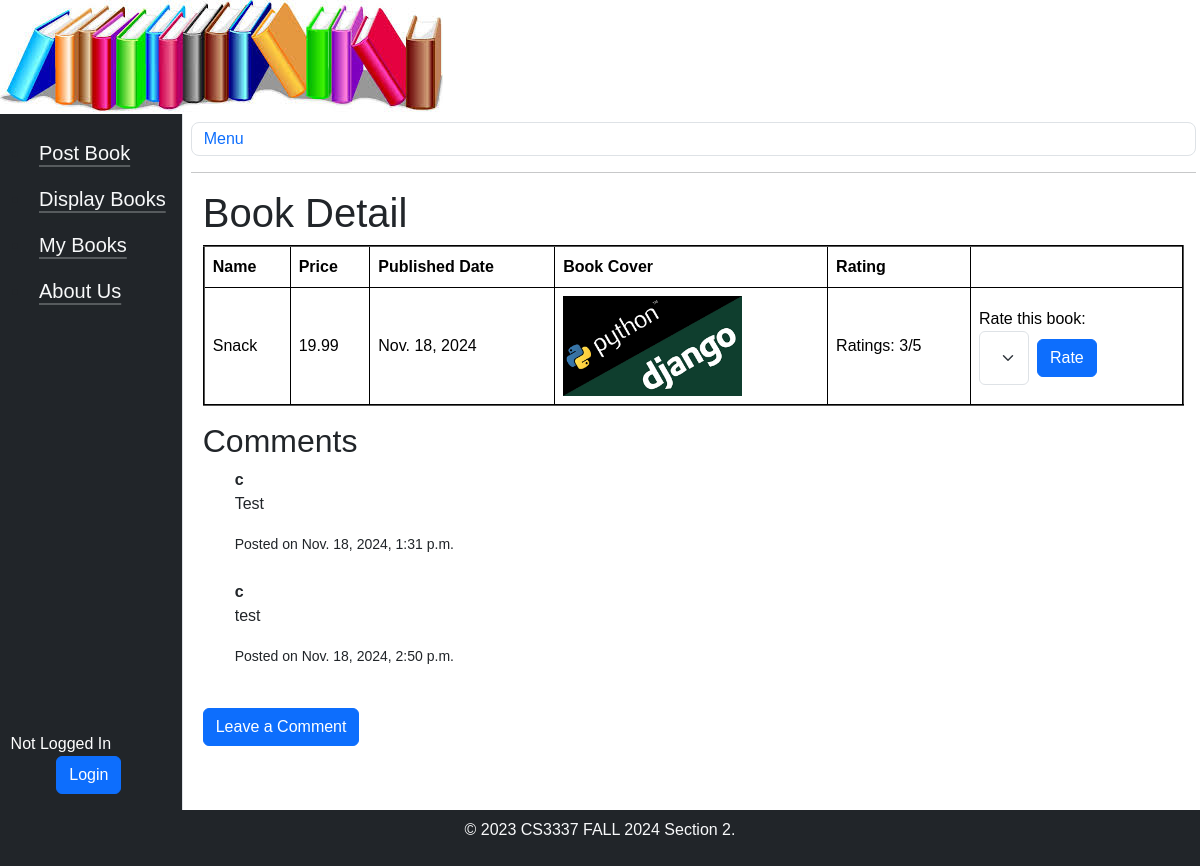
Page /book_detail/1 on the committed database.
### bookMng/models.py (models this page shows, shortened)
class MainMenu(models.Model):
    item = models.CharField(max_length=200,unique=True)
    link = models.CharField(max_length=200,unique=True)

class Book(models.Model):
    name = models.CharField(max_length=200)
    web = models.URLField(max_length=200)
    price = models.DecimalField(decimal_places=2, max_digits=8)
    publishdate = models.DateField(auto_now=True)
    picture = models.FileField(upload_to='bookEx/static/uploads')
    pic_path = models.CharField(max_length=300, editable=False, blank=True)
    username = models.ForeignKey(User, blank=True, null=True, on_delete=models.CASCADE)
    ratings = models.IntegerField(default=0)
    ratingscount = models.IntegerField(default=0)
    overallrating = models.IntegerField(default=0)

class Comment(models.Model):
    book = models.ForeignKey(Book, related_name='comments', on_delete=models.CASCADE)
    user = models.ForeignKey(User, on_delete=models.CASCADE)
    content = models.TextField()
    created_at = models.DateTimeField(auto_now=True)

### bookMng/views.py (the view)
# urls.py: path('book_detail/<int:book_id>', views.book_detail, name='book_detail'),
def book_detail(request, book_id):
    book = Book.objects.get(id=book_id)
    comments = book.comments.all()#this helps get all comments relate to book
    book.pic_path = book.picture.url[14:]
    return render(request,
                  'bookMng/book_detail.html',
                  {
                      'item_list': MainMenu.objects.all(),
                      'book': book,
                      'comments': comments,
                      'comment_form': comment_form,
                  })

### bookEx/templates/bookMng/book_detail.html (shortened to what this page needs)
{% extends "base.html" %}
{% load static %}
{% block sidenav %}
    {% for item in item_list %}
        <li class="nav-item py-2 ps-2 fs-5"><a class="link-light link-offset-2 link-underline-opacity-25 link-underline-opacity-100-hover" href="{{ item.link }}">{{ item.item }}</a></li>
    {% endfor %}
{% endblock sidenav %}
{% block content %}
    <H1>Book Detail</H1>
<table class="table table-hover table-bordered border-black" border="2">
    <thead>
        <tr>
            <th scope="col">Name</th>
            <th scope="col">Price</th>
            <th scope="col">Published Date</th>
            <th scope="col">Book Cover</th>
            <th scope="col">Rating</th>
        </tr>
    </thead>
    <tbody>
        <tr class="align-middle">
            <td>{{ book.name }}</td>
            <td>{{ book.price }}</td>
            <td>{{ book.publishdate }}</td>
            <td>
                <img src="{% static book.pic_path %}" height="100">
            </td>
            <td>Ratings: {{ book.overallrating }}/5</td>
            <td>Rate this book:
                <form action="ratebook/{{ book.id }}" method="post">
                    <div class="container w-50 p-0 m-0">
                    <select class="form-select " name="rate">
                        <option value="1">1</option>
                    </select>
                        <button class="btn btn-primary m-2" type="submit">Rate</button>
                    </div>
                </form>
            </td>
        </tr>
    </tbody>
</table>
    <h2>Comments</h2>
    <ul>
        {% for comment in comments %}
            <li style="list-style-type: none; padding: 0;">
                <strong>{{ comment.user.username }}</strong>
                {{ comment.content|linebreaks }}
                <small>Posted on {{ comment.created_at }}</small>
            </li><br>
        {% empty %}
            <p>This comment section is empty. Why not be the first to comment!</p>
        {% endfor %}
    </ul>
    <a class="btn btn-primary" href="{% url 'comment_form' book.id %}">Leave a Comment</a>
{% endblock content %}

### bookEx/templates/base.html (shortened to what this page needs)
{% load static %}
<!DOCTYPE html>
<html lang="en">
<head>
    <link href="https://cdn.jsdelivr.net/npm/bootstrap@5.3.3/dist/css/bootstrap.min.css" rel="stylesheet">
    <link rel="stylesheet" href="{% static 'main.css' %}">
</head>
<body class="d-flex flex-column" style="min-height: 100vh; margin: 0;">
    <div class="banner">
        <img src="{% static 'banner.jpeg' %}" alt="Banner Image" class="img-fluid" style="max-width: 100%; height: auto;">
    </div>
    <div class="container-fluid flex-grow-1 d-flex flex-column p-0">
        <div class="row flex-grow-1 d-flex overflow-hidden flex-nowrap">
            <div class="col-auto px-0">
                <div id="sidebar-1" class="collapse collapse-horizontal show border-end">
                    <div id="sidebar-nav"
                     class="list-group border-0 rounded-0 text-sm-start bg-dark d-flex flex-column p-3"
                     style="flex-grow: 1; height: 87vh; overflow-x: hidden;">
                    {% block sidenav %}{% endblock sidenav %}
                    <div class="mt-auto d-flex flex-column align-items-center justify-content-center">
                        {% if user.is_authenticated %}
                            <span class="text-white">{{ user.username }}</span>
                            <form action="{% url 'logout' %}?next=/" method="post">
                                {% csrf_token %}
                                <button type="submit" class="btn btn-danger">Logout</button>
                            </form>
                        {% else %}
                            <span class="text-white me-5">Not Logged In</span>
                            <form action="{% url 'login' %}?next=/" method="post">
                                <button type="submit" class="btn btn-primary ms-2">Login</button>
                            </form>
                        {% endif %}
                    </div>
                </div>
                </div>
            </div>
            <main class="col ps-md-2 pt-2 px-3 d-flex flex-column" style="flex-grow: 1; overflow-y: auto;">
                <a href="#" data-bs-target="#sidebar-1" data-bs-toggle="collapse" class="border rounded-3 p-1 text-decoration-none ">
                    <i class="bi bi-list py-2 p-1"></i> Menu
                </a>
                <hr>
                <div class="row">
                    <div class="main-content col-12 px-4">
                        {% block content %}{% endblock content %}
                    </div>
                </div>
            </main>
        </div>
    </div>
    <div class="footer mt-auto py-2 text-center bg-dark text-light">
        <p>&copy; 2023 CS3337 FALL 2024 Section 2.</p>
    </div>
</body>
</html>

### bookEx/static/main.css (style rules this page uses)
body { font-family: times-new-roman, Arial, sans-serif; margin: 0; padding: 0; overflow-x: hidden; }
html { margin: 0; padding: 0; overflow-x: hidden; }
.container { display: flex; }
.footer { background-color: #333; color: #fff; text-align: center; padding: 10px 0; }

### rows in the picture
MainMenu: item "Post Book"
MainMenu: item "Display Books"
MainMenu: item "My Books"
MainMenu: item "About Us"
Book: name "Snack", price "19.99", publishdate "Nov. 18, 2024", overallrating "3"
Comment: user.username "c", content "Test", created_at "Nov. 18, 2024, 1:31 p.m."
Comment: user.username "c", content "test", created_at "Nov. 18, 2024, 2:50 p.m."
